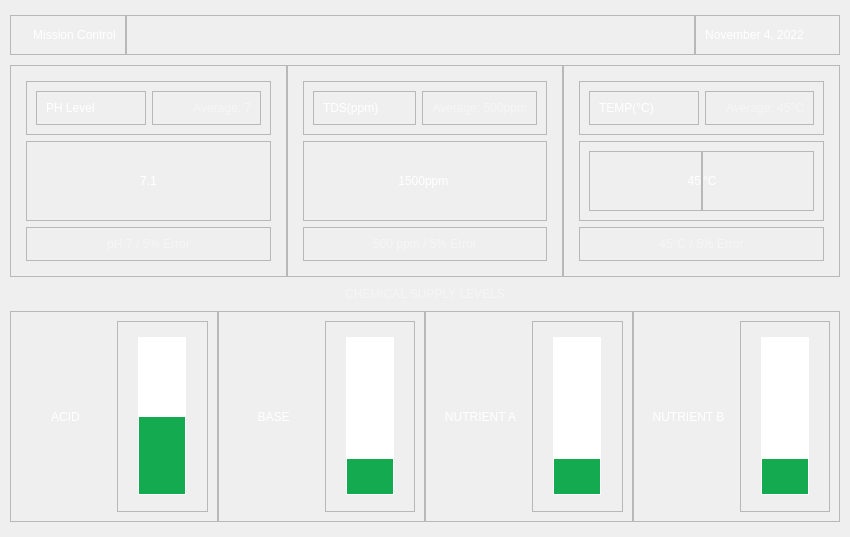
<?xml version="1.0" encoding="UTF-8"?>
<ui version="4.0">
 <class>MainWindow</class>
 <widget class="QMainWindow" name="MainWindow">
  <property name="geometry">
   <rect>
    <x>0</x>
    <y>0</y>
    <width>850</width>
    <height>537</height>
   </rect>
  </property>
  <property name="windowTitle">
   <string>MainWindow</string>
  </property>
  <widget class="QWidget" name="centralwidget">
   <property name="styleSheet">
    <string notr="true">#centralwidget{background-color: &quot;#102143&quot;}</string>
   </property>
   <layout class="QVBoxLayout" name="verticalLayout">
    <property name="spacing">
     <number>0</number>
    </property>
    <property name="leftMargin">
     <number>10</number>
    </property>
    <property name="topMargin">
     <number>15</number>
    </property>
    <property name="rightMargin">
     <number>10</number>
    </property>
    <property name="bottomMargin">
     <number>15</number>
    </property>
    <item>
     <layout class="QHBoxLayout" name="horizontalLayout">
      <property name="bottomMargin">
       <number>10</number>
      </property>
      <item>
       <widget class="QFrame" name="frame">
        <property name="sizePolicy">
         <sizepolicy hsizetype="Preferred" vsizetype="Preferred">
          <horstretch>0</horstretch>
          <verstretch>0</verstretch>
         </sizepolicy>
        </property>
        <property name="frameShape">
         <enum>QFrame::StyledPanel</enum>
        </property>
        <property name="frameShadow">
         <enum>QFrame::Raised</enum>
        </property>
        <layout class="QHBoxLayout" name="horizontalLayout_5">
         <item>
          <widget class="QLabel" name="label_2">
           <property name="baseSize">
            <size>
             <width>0</width>
             <height>0</height>
            </size>
           </property>
           <property name="font">
            <font>
             <stylestrategy>PreferDefault</stylestrategy>
            </font>
           </property>
           <property name="text">
            <string/>
           </property>
           <property name="pixmap">
            <pixmap resource="assets/assets.qrc">:/icons/hdd-network-fill.png</pixmap>
           </property>
           <property name="scaledContents">
            <bool>false</bool>
           </property>
           <property name="alignment">
            <set>Qt::AlignCenter</set>
           </property>
          </widget>
         </item>
         <item>
          <widget class="QLabel" name="label">
           <property name="styleSheet">
            <string notr="true">color: white;
font: 75 12pt &quot;Segoe UI Bold&quot;;</string>
           </property>
           <property name="text">
            <string>Mission Control</string>
           </property>
           <property name="alignment">
            <set>Qt::AlignCenter</set>
           </property>
          </widget>
         </item>
        </layout>
       </widget>
      </item>
      <item>
       <widget class="QFrame" name="frame_3">
        <property name="frameShape">
         <enum>QFrame::StyledPanel</enum>
        </property>
        <property name="frameShadow">
         <enum>QFrame::Raised</enum>
        </property>
        <layout class="QHBoxLayout" name="horizontalLayout_7">
         <item>
          <spacer name="horizontalSpacer">
           <property name="orientation">
            <enum>Qt::Horizontal</enum>
           </property>
           <property name="sizeHint" stdset="0">
            <size>
             <width>193</width>
             <height>20</height>
            </size>
           </property>
          </spacer>
         </item>
         <item>
          <widget class="QLabel" name="btn_settings">
           <property name="text">
            <string/>
           </property>
           <property name="pixmap">
            <pixmap resource="assets/assets.qrc">:/icons/box-arrow-down.png</pixmap>
           </property>
           <property name="alignment">
            <set>Qt::AlignCenter</set>
           </property>
          </widget>
         </item>
         <item>
          <spacer name="horizontalSpacer_2">
           <property name="orientation">
            <enum>Qt::Horizontal</enum>
           </property>
           <property name="sizeHint" stdset="0">
            <size>
             <width>194</width>
             <height>20</height>
            </size>
           </property>
          </spacer>
         </item>
        </layout>
       </widget>
      </item>
      <item>
       <widget class="QFrame" name="frame_2">
        <property name="frameShape">
         <enum>QFrame::StyledPanel</enum>
        </property>
        <property name="frameShadow">
         <enum>QFrame::Raised</enum>
        </property>
        <layout class="QHBoxLayout" name="horizontalLayout_6">
         <item>
          <widget class="QLabel" name="txt_date">
           <property name="styleSheet">
            <string notr="true">color: white;
font: 25 12pt &quot;Segoe UI&quot;;</string>
           </property>
           <property name="text">
            <string>November 4, 2022</string>
           </property>
           <property name="alignment">
            <set>Qt::AlignCenter</set>
           </property>
          </widget>
         </item>
         <item>
          <widget class="QLabel" name="label_4">
           <property name="text">
            <string/>
           </property>
           <property name="pixmap">
            <pixmap resource="assets/assets.qrc">:/icons/divider.png</pixmap>
           </property>
           <property name="alignment">
            <set>Qt::AlignCenter</set>
           </property>
          </widget>
         </item>
         <item>
          <widget class="QLabel" name="label_3">
           <property name="text">
            <string/>
           </property>
           <property name="pixmap">
            <pixmap resource="assets/assets.qrc">:/icons/battery-charging.png</pixmap>
           </property>
           <property name="alignment">
            <set>Qt::AlignCenter</set>
           </property>
          </widget>
         </item>
        </layout>
       </widget>
      </item>
     </layout>
    </item>
    <item>
     <layout class="QHBoxLayout" name="horizontalLayout_2">
      <item>
       <widget class="QFrame" name="ph_container">
        <property name="styleSheet">
         <string notr="true">#ph_container{
	border-image: url(:/bg/insight-bg.png) 0 0 0 0 stretch stretch;
}</string>
        </property>
        <property name="frameShape">
         <enum>QFrame::StyledPanel</enum>
        </property>
        <property name="frameShadow">
         <enum>QFrame::Raised</enum>
        </property>
        <layout class="QVBoxLayout" name="verticalLayout_3">
         <property name="leftMargin">
          <number>15</number>
         </property>
         <property name="topMargin">
          <number>15</number>
         </property>
         <property name="rightMargin">
          <number>15</number>
         </property>
         <property name="bottomMargin">
          <number>15</number>
         </property>
         <item>
          <widget class="QFrame" name="frame_4">
           <property name="frameShape">
            <enum>QFrame::StyledPanel</enum>
           </property>
           <property name="frameShadow">
            <enum>QFrame::Raised</enum>
           </property>
           <layout class="QHBoxLayout" name="horizontalLayout_12">
            <item>
             <widget class="QFrame" name="frame_7">
              <property name="frameShape">
               <enum>QFrame::StyledPanel</enum>
              </property>
              <property name="frameShadow">
               <enum>QFrame::Raised</enum>
              </property>
              <layout class="QHBoxLayout" name="horizontalLayout_15">
               <item>
                <widget class="QLabel" name="label_17">
                 <property name="styleSheet">
                  <string notr="true">color: rgb(255, 255, 255);
font: 14pt &quot;Segoe UI&quot;;</string>
                 </property>
                 <property name="text">
                  <string>PH Level</string>
                 </property>
                </widget>
               </item>
              </layout>
             </widget>
            </item>
            <item>
             <widget class="QFrame" name="frame_8">
              <property name="styleSheet">
               <string notr="true"/>
              </property>
              <property name="frameShape">
               <enum>QFrame::StyledPanel</enum>
              </property>
              <property name="frameShadow">
               <enum>QFrame::Raised</enum>
              </property>
              <layout class="QHBoxLayout" name="horizontalLayout_14">
               <item>
                <widget class="QLabel" name="txt_average_ph_level">
                 <property name="styleSheet">
                  <string notr="true">color: rgb(255, 255, 255, 100);
font: 12pt &quot;Segoe UI&quot;;</string>
                 </property>
                 <property name="text">
                  <string>Average: 7</string>
                 </property>
                 <property name="alignment">
                  <set>Qt::AlignRight|Qt::AlignTrailing|Qt::AlignVCenter</set>
                 </property>
                </widget>
               </item>
              </layout>
             </widget>
            </item>
           </layout>
          </widget>
         </item>
         <item>
          <widget class="QFrame" name="frame_5">
           <property name="styleSheet">
            <string notr="true">color: rgb(255, 255, 255);
font: 16pt &quot;Segoe UI&quot;;</string>
           </property>
           <property name="frameShape">
            <enum>QFrame::StyledPanel</enum>
           </property>
           <property name="frameShadow">
            <enum>QFrame::Raised</enum>
           </property>
           <layout class="QHBoxLayout" name="horizontalLayout_16">
            <item>
             <widget class="QLabel" name="txt_current_ph_level">
              <property name="sizePolicy">
               <sizepolicy hsizetype="Preferred" vsizetype="Expanding">
                <horstretch>0</horstretch>
                <verstretch>0</verstretch>
               </sizepolicy>
              </property>
              <property name="styleSheet">
               <string notr="true">font: 40pt &quot;Segoe UI&quot;;
color: rgb(255, 255, 255);</string>
              </property>
              <property name="text">
               <string>7.1</string>
              </property>
              <property name="alignment">
               <set>Qt::AlignCenter</set>
              </property>
             </widget>
            </item>
           </layout>
          </widget>
         </item>
         <item>
          <widget class="QFrame" name="frame_6">
           <property name="frameShape">
            <enum>QFrame::StyledPanel</enum>
           </property>
           <property name="frameShadow">
            <enum>QFrame::Raised</enum>
           </property>
           <layout class="QHBoxLayout" name="horizontalLayout_13">
            <item>
             <widget class="QLabel" name="txt_ph_level_ref">
              <property name="styleSheet">
               <string notr="true">color: rgb(255,255,255,100);
font: 25 10pt &quot;Segoe UI&quot;;</string>
              </property>
              <property name="text">
               <string>pH 7 / 5% Error</string>
              </property>
              <property name="alignment">
               <set>Qt::AlignCenter</set>
              </property>
             </widget>
            </item>
           </layout>
          </widget>
         </item>
        </layout>
       </widget>
      </item>
      <item>
       <widget class="QFrame" name="tds_container">
        <property name="styleSheet">
         <string notr="true">#tds_container{
	
	border-image: url(:/bg/insight-bg.png) 0 0 0 0 stretch stretch;
}</string>
        </property>
        <property name="frameShape">
         <enum>QFrame::StyledPanel</enum>
        </property>
        <property name="frameShadow">
         <enum>QFrame::Raised</enum>
        </property>
        <layout class="QVBoxLayout" name="verticalLayout_4">
         <property name="leftMargin">
          <number>15</number>
         </property>
         <property name="topMargin">
          <number>15</number>
         </property>
         <property name="rightMargin">
          <number>15</number>
         </property>
         <property name="bottomMargin">
          <number>15</number>
         </property>
         <item>
          <widget class="QFrame" name="frame_9">
           <property name="frameShape">
            <enum>QFrame::StyledPanel</enum>
           </property>
           <property name="frameShadow">
            <enum>QFrame::Raised</enum>
           </property>
           <layout class="QHBoxLayout" name="horizontalLayout_17">
            <item>
             <widget class="QFrame" name="frame_12">
              <property name="frameShape">
               <enum>QFrame::StyledPanel</enum>
              </property>
              <property name="frameShadow">
               <enum>QFrame::Raised</enum>
              </property>
              <layout class="QHBoxLayout" name="horizontalLayout_19">
               <item>
                <widget class="QLabel" name="label_21">
                 <property name="styleSheet">
                  <string notr="true">color: rgb(255, 255, 255);
font: 14pt &quot;Segoe UI&quot;;</string>
                 </property>
                 <property name="text">
                  <string>TDS(ppm)</string>
                 </property>
                </widget>
               </item>
              </layout>
             </widget>
            </item>
            <item>
             <widget class="QFrame" name="frame_13">
              <property name="frameShape">
               <enum>QFrame::StyledPanel</enum>
              </property>
              <property name="frameShadow">
               <enum>QFrame::Raised</enum>
              </property>
              <layout class="QHBoxLayout" name="horizontalLayout_20">
               <item>
                <widget class="QLabel" name="txt_average_tds_level">
                 <property name="styleSheet">
                  <string notr="true">color: rgb(255, 255, 255, 100);
font: 12pt &quot;Segoe UI&quot;;</string>
                 </property>
                 <property name="text">
                  <string>Average: 500ppm</string>
                 </property>
                 <property name="alignment">
                  <set>Qt::AlignRight|Qt::AlignTrailing|Qt::AlignVCenter</set>
                 </property>
                </widget>
               </item>
              </layout>
             </widget>
            </item>
           </layout>
          </widget>
         </item>
         <item>
          <widget class="QFrame" name="frame_10">
           <property name="sizePolicy">
            <sizepolicy hsizetype="Preferred" vsizetype="Expanding">
             <horstretch>0</horstretch>
             <verstretch>0</verstretch>
            </sizepolicy>
           </property>
           <property name="frameShape">
            <enum>QFrame::StyledPanel</enum>
           </property>
           <property name="frameShadow">
            <enum>QFrame::Raised</enum>
           </property>
           <layout class="QHBoxLayout" name="horizontalLayout_18">
            <property name="spacing">
             <number>0</number>
            </property>
            <item>
             <widget class="QLabel" name="txt_current_tds_level">
              <property name="styleSheet">
               <string notr="true">font: 40pt &quot;Segoe UI&quot;;
color: rgb(255, 255, 255);</string>
              </property>
              <property name="text">
               <string>1500</string>
              </property>
              <property name="alignment">
               <set>Qt::AlignRight|Qt::AlignTrailing|Qt::AlignVCenter</set>
              </property>
             </widget>
            </item>
            <item>
             <widget class="QLabel" name="label_24">
              <property name="styleSheet">
               <string notr="true">font: 20pt &quot;Segoe UI&quot;;
color: rgb(255, 255, 255);</string>
              </property>
              <property name="text">
               <string>ppm</string>
              </property>
             </widget>
            </item>
           </layout>
          </widget>
         </item>
         <item>
          <widget class="QFrame" name="frame_11">
           <property name="frameShape">
            <enum>QFrame::StyledPanel</enum>
           </property>
           <property name="frameShadow">
            <enum>QFrame::Raised</enum>
           </property>
           <layout class="QHBoxLayout" name="horizontalLayout_21">
            <item>
             <widget class="QLabel" name="label_20">
              <property name="styleSheet">
               <string notr="true">color: rgb(255,255,255,100);
font: 25 10pt &quot;Segoe UI&quot;;</string>
              </property>
              <property name="text">
               <string>500 ppm / 5% Error</string>
              </property>
              <property name="alignment">
               <set>Qt::AlignCenter</set>
              </property>
             </widget>
            </item>
           </layout>
          </widget>
         </item>
        </layout>
       </widget>
      </item>
      <item>
       <widget class="QFrame" name="temp_container">
        <property name="styleSheet">
         <string notr="true">#temp_container{
	
	border-image: url(:/bg/insight-bg.png) 0 0 0 0 stretch stretch;
}</string>
        </property>
        <property name="frameShape">
         <enum>QFrame::StyledPanel</enum>
        </property>
        <property name="frameShadow">
         <enum>QFrame::Raised</enum>
        </property>
        <layout class="QVBoxLayout" name="verticalLayout_5">
         <property name="leftMargin">
          <number>15</number>
         </property>
         <property name="topMargin">
          <number>15</number>
         </property>
         <property name="rightMargin">
          <number>15</number>
         </property>
         <property name="bottomMargin">
          <number>15</number>
         </property>
         <item>
          <widget class="QFrame" name="frame_14">
           <property name="frameShape">
            <enum>QFrame::StyledPanel</enum>
           </property>
           <property name="frameShadow">
            <enum>QFrame::Raised</enum>
           </property>
           <layout class="QHBoxLayout" name="horizontalLayout_23">
            <item>
             <widget class="QFrame" name="frame_19">
              <property name="frameShape">
               <enum>QFrame::StyledPanel</enum>
              </property>
              <property name="frameShadow">
               <enum>QFrame::Raised</enum>
              </property>
              <layout class="QHBoxLayout" name="horizontalLayout_28">
               <item>
                <widget class="QLabel" name="label_27">
                 <property name="styleSheet">
                  <string notr="true">color: rgb(255, 255, 255);
font: 14pt &quot;Segoe UI&quot;;</string>
                 </property>
                 <property name="text">
                  <string>TEMP(°C)</string>
                 </property>
                </widget>
               </item>
              </layout>
             </widget>
            </item>
            <item>
             <widget class="QFrame" name="frame_20">
              <property name="frameShape">
               <enum>QFrame::StyledPanel</enum>
              </property>
              <property name="frameShadow">
               <enum>QFrame::Raised</enum>
              </property>
              <layout class="QHBoxLayout" name="horizontalLayout_27">
               <item>
                <widget class="QLabel" name="txt_average_temp_level">
                 <property name="styleSheet">
                  <string notr="true">color: rgb(255, 255, 255, 100);
font: 12pt &quot;Segoe UI&quot;;</string>
                 </property>
                 <property name="text">
                  <string>Average: 45°C</string>
                 </property>
                 <property name="alignment">
                  <set>Qt::AlignRight|Qt::AlignTrailing|Qt::AlignVCenter</set>
                 </property>
                </widget>
               </item>
              </layout>
             </widget>
            </item>
           </layout>
          </widget>
         </item>
         <item>
          <widget class="QFrame" name="frame_15">
           <property name="sizePolicy">
            <sizepolicy hsizetype="Preferred" vsizetype="Expanding">
             <horstretch>0</horstretch>
             <verstretch>0</verstretch>
            </sizepolicy>
           </property>
           <property name="frameShape">
            <enum>QFrame::StyledPanel</enum>
           </property>
           <property name="frameShadow">
            <enum>QFrame::Raised</enum>
           </property>
           <layout class="QHBoxLayout" name="horizontalLayout_22">
            <property name="spacing">
             <number>0</number>
            </property>
            <item>
             <widget class="QFrame" name="frame_17">
              <property name="styleSheet">
               <string notr="true"/>
              </property>
              <property name="frameShape">
               <enum>QFrame::StyledPanel</enum>
              </property>
              <property name="frameShadow">
               <enum>QFrame::Raised</enum>
              </property>
              <layout class="QHBoxLayout" name="horizontalLayout_24">
               <property name="rightMargin">
                <number>0</number>
               </property>
               <item>
                <widget class="QLabel" name="txt_current_temp_level">
                 <property name="styleSheet">
                  <string notr="true">font: 40pt &quot;Segoe UI&quot;;
color: rgb(255, 255, 255);</string>
                 </property>
                 <property name="text">
                  <string>45</string>
                 </property>
                 <property name="alignment">
                  <set>Qt::AlignRight|Qt::AlignTrailing|Qt::AlignVCenter</set>
                 </property>
                </widget>
               </item>
              </layout>
             </widget>
            </item>
            <item>
             <widget class="QFrame" name="frame_18">
              <property name="frameShape">
               <enum>QFrame::StyledPanel</enum>
              </property>
              <property name="frameShadow">
               <enum>QFrame::Raised</enum>
              </property>
              <layout class="QHBoxLayout" name="horizontalLayout_25">
               <property name="leftMargin">
                <number>0</number>
               </property>
               <item>
                <widget class="QLabel" name="label_26">
                 <property name="styleSheet">
                  <string notr="true">font: 20pt &quot;Segoe UI&quot;;
color: rgb(255, 255, 255);</string>
                 </property>
                 <property name="text">
                  <string>°C</string>
                 </property>
                </widget>
               </item>
              </layout>
             </widget>
            </item>
           </layout>
          </widget>
         </item>
         <item>
          <widget class="QFrame" name="frame_16">
           <property name="frameShape">
            <enum>QFrame::StyledPanel</enum>
           </property>
           <property name="frameShadow">
            <enum>QFrame::Raised</enum>
           </property>
           <layout class="QHBoxLayout" name="horizontalLayout_26">
            <item>
             <widget class="QLabel" name="label_29">
              <property name="styleSheet">
               <string notr="true">color: rgb(255,255,255,100);
font: 25 10pt &quot;Segoe UI&quot;;</string>
              </property>
              <property name="text">
               <string>45°C / 5% Error</string>
              </property>
              <property name="alignment">
               <set>Qt::AlignCenter</set>
              </property>
             </widget>
            </item>
           </layout>
          </widget>
         </item>
        </layout>
       </widget>
      </item>
     </layout>
    </item>
    <item>
     <layout class="QHBoxLayout" name="horizontalLayout_3">
      <property name="topMargin">
       <number>10</number>
      </property>
      <property name="bottomMargin">
       <number>10</number>
      </property>
      <item>
       <widget class="QLabel" name="label_7">
        <property name="styleSheet">
         <string notr="true">color: rgba(255,255,255, 100);
font: 25 12pt &quot;Segoe UI&quot;;
</string>
        </property>
        <property name="text">
         <string>CHEMICAL SUPPLY LEVELS</string>
        </property>
        <property name="alignment">
         <set>Qt::AlignCenter</set>
        </property>
       </widget>
      </item>
     </layout>
    </item>
    <item>
     <layout class="QHBoxLayout" name="horizontalLayout_4">
      <property name="spacing">
       <number>0</number>
      </property>
      <property name="leftMargin">
       <number>0</number>
      </property>
      <property name="bottomMargin">
       <number>0</number>
      </property>
      <item>
       <widget class="QFrame" name="acid_container">
        <property name="styleSheet">
         <string notr="true">#acid_container{
	
	border-image: url(:/bg/chem-level-bg.png) 0 0 0 0 stretch stretch;
}</string>
        </property>
        <property name="frameShape">
         <enum>QFrame::StyledPanel</enum>
        </property>
        <property name="frameShadow">
         <enum>QFrame::Raised</enum>
        </property>
        <layout class="QHBoxLayout" name="horizontalLayout_8">
         <item>
          <widget class="QLabel" name="label_9">
           <property name="styleSheet">
            <string notr="true">color: white;
font: 25 12pt &quot;Segoe UI&quot;;</string>
           </property>
           <property name="text">
            <string>ACID</string>
           </property>
           <property name="alignment">
            <set>Qt::AlignCenter</set>
           </property>
           <property name="margin">
            <number>10</number>
           </property>
          </widget>
         </item>
         <item>
          <widget class="QFrame" name="frame_21">
           <property name="frameShape">
            <enum>QFrame::StyledPanel</enum>
           </property>
           <property name="frameShadow">
            <enum>QFrame::Raised</enum>
           </property>
           <layout class="QHBoxLayout" name="horizontalLayout_29">
            <item>
             <widget class="QProgressBar" name="bar_acid_level">
              <property name="minimumSize">
               <size>
                <width>48</width>
                <height>0</height>
               </size>
              </property>
              <property name="maximumSize">
               <size>
                <width>16777215</width>
                <height>158</height>
               </size>
              </property>
              <property name="styleSheet">
               <string notr="true">QProgressBar {
     border: 0;
	border-image: url(:/bg/bar-bg.png) 0 0 0 0 stretch stretch;
 }

QProgressBar::chunk {
	background-color: #14AA50;
	border: 0;
	margin: 1px;
 }</string>
              </property>
              <property name="value">
               <number>50</number>
              </property>
              <property name="alignment">
               <set>Qt::AlignCenter</set>
              </property>
              <property name="textVisible">
               <bool>false</bool>
              </property>
              <property name="orientation">
               <enum>Qt::Vertical</enum>
              </property>
             </widget>
            </item>
           </layout>
          </widget>
         </item>
        </layout>
       </widget>
      </item>
      <item>
       <widget class="QFrame" name="base_container">
        <property name="styleSheet">
         <string notr="true">#base_container{
	
	border-image: url(:/bg/chem-level-bg.png) 0 0 0 0 stretch stretch;
}</string>
        </property>
        <property name="frameShape">
         <enum>QFrame::StyledPanel</enum>
        </property>
        <property name="frameShadow">
         <enum>QFrame::Raised</enum>
        </property>
        <layout class="QHBoxLayout" name="horizontalLayout_9">
         <item>
          <widget class="QLabel" name="label_10">
           <property name="styleSheet">
            <string notr="true">color: white;
font: 25 12pt &quot;Segoe UI&quot;;</string>
           </property>
           <property name="text">
            <string>BASE</string>
           </property>
           <property name="alignment">
            <set>Qt::AlignCenter</set>
           </property>
           <property name="margin">
            <number>10</number>
           </property>
          </widget>
         </item>
         <item>
          <widget class="QFrame" name="frame_22">
           <property name="frameShape">
            <enum>QFrame::StyledPanel</enum>
           </property>
           <property name="frameShadow">
            <enum>QFrame::Raised</enum>
           </property>
           <layout class="QHBoxLayout" name="horizontalLayout_30">
            <item>
             <widget class="QProgressBar" name="bar_base_level">
              <property name="minimumSize">
               <size>
                <width>48</width>
                <height>0</height>
               </size>
              </property>
              <property name="maximumSize">
               <size>
                <width>16777215</width>
                <height>158</height>
               </size>
              </property>
              <property name="baseSize">
               <size>
                <width>0</width>
                <height>0</height>
               </size>
              </property>
              <property name="styleSheet">
               <string notr="true">QProgressBar {
     border: 0;
	border-image: url(:/bg/bar-bg.png) 0 0 0 0 stretch stretch;
 }

QProgressBar::chunk {
	background-color: #14AA50;
	border: 0;
	margin: 1px;
 }</string>
              </property>
              <property name="value">
               <number>24</number>
              </property>
              <property name="alignment">
               <set>Qt::AlignCenter</set>
              </property>
              <property name="textVisible">
               <bool>false</bool>
              </property>
              <property name="orientation">
               <enum>Qt::Vertical</enum>
              </property>
             </widget>
            </item>
           </layout>
          </widget>
         </item>
        </layout>
       </widget>
      </item>
      <item>
       <widget class="QFrame" name="nutrient_a_container">
        <property name="styleSheet">
         <string notr="true">#nutrient_a_container{
	border-image: url(:/bg/chem-level-bg.png) 0 0 0 0 stretch stretch;
}</string>
        </property>
        <property name="frameShape">
         <enum>QFrame::StyledPanel</enum>
        </property>
        <property name="frameShadow">
         <enum>QFrame::Raised</enum>
        </property>
        <layout class="QHBoxLayout" name="horizontalLayout_10">
         <item>
          <widget class="QLabel" name="label_13">
           <property name="styleSheet">
            <string notr="true">color: white;
font: 25 12pt &quot;Segoe UI&quot;;</string>
           </property>
           <property name="text">
            <string>NUTRIENT A</string>
           </property>
           <property name="alignment">
            <set>Qt::AlignCenter</set>
           </property>
           <property name="margin">
            <number>10</number>
           </property>
          </widget>
         </item>
         <item>
          <widget class="QFrame" name="frame_23">
           <property name="frameShape">
            <enum>QFrame::StyledPanel</enum>
           </property>
           <property name="frameShadow">
            <enum>QFrame::Raised</enum>
           </property>
           <layout class="QHBoxLayout" name="horizontalLayout_31">
            <item>
             <widget class="QProgressBar" name="bar_nutrient_a_level">
              <property name="minimumSize">
               <size>
                <width>48</width>
                <height>0</height>
               </size>
              </property>
              <property name="maximumSize">
               <size>
                <width>16777215</width>
                <height>158</height>
               </size>
              </property>
              <property name="styleSheet">
               <string notr="true">QProgressBar {
     border: 0;
	border-image: url(:/bg/bar-bg.png) 0 0 0 0 stretch stretch;
 }

QProgressBar::chunk {
	background-color: #14AA50;
	border: 0;
	margin: 1px;
 }</string>
              </property>
              <property name="value">
               <number>24</number>
              </property>
              <property name="alignment">
               <set>Qt::AlignCenter</set>
              </property>
              <property name="textVisible">
               <bool>false</bool>
              </property>
              <property name="orientation">
               <enum>Qt::Vertical</enum>
              </property>
             </widget>
            </item>
           </layout>
          </widget>
         </item>
        </layout>
       </widget>
      </item>
      <item>
       <widget class="QFrame" name="nutrient_b_container">
        <property name="styleSheet">
         <string notr="true">#nutrient_b_container{
	border-image: url(:/bg/chem-level-bg.png) 0 0 0 0 stretch stretch;
}</string>
        </property>
        <property name="frameShape">
         <enum>QFrame::StyledPanel</enum>
        </property>
        <property name="frameShadow">
         <enum>QFrame::Raised</enum>
        </property>
        <layout class="QHBoxLayout" name="horizontalLayout_11">
         <item>
          <widget class="QLabel" name="label_15">
           <property name="styleSheet">
            <string notr="true">color: white;
font: 25 12pt &quot;Segoe UI&quot;;</string>
           </property>
           <property name="text">
            <string>NUTRIENT B</string>
           </property>
           <property name="alignment">
            <set>Qt::AlignCenter</set>
           </property>
           <property name="margin">
            <number>10</number>
           </property>
          </widget>
         </item>
         <item>
          <widget class="QFrame" name="frame_24">
           <property name="frameShape">
            <enum>QFrame::StyledPanel</enum>
           </property>
           <property name="frameShadow">
            <enum>QFrame::Raised</enum>
           </property>
           <layout class="QHBoxLayout" name="horizontalLayout_32">
            <item>
             <widget class="QProgressBar" name="bar_nutrient_b_level">
              <property name="minimumSize">
               <size>
                <width>48</width>
                <height>0</height>
               </size>
              </property>
              <property name="maximumSize">
               <size>
                <width>16777215</width>
                <height>158</height>
               </size>
              </property>
              <property name="styleSheet">
               <string notr="true">QProgressBar {
     border: 0;
	border-image: url(:/bg/bar-bg.png) 0 0 0 0 stretch stretch;
 }

QProgressBar::chunk {
	background-color: #14AA50;
	border: 0;
	margin: 1px;
 }</string>
              </property>
              <property name="value">
               <number>24</number>
              </property>
              <property name="alignment">
               <set>Qt::AlignCenter</set>
              </property>
              <property name="textVisible">
               <bool>false</bool>
              </property>
              <property name="orientation">
               <enum>Qt::Vertical</enum>
              </property>
             </widget>
            </item>
           </layout>
          </widget>
         </item>
        </layout>
       </widget>
      </item>
     </layout>
    </item>
   </layout>
  </widget>
 </widget>
 <resources>
  <include location="assets/assets.qrc"/>
 </resources>
 <connections/>
</ui>
